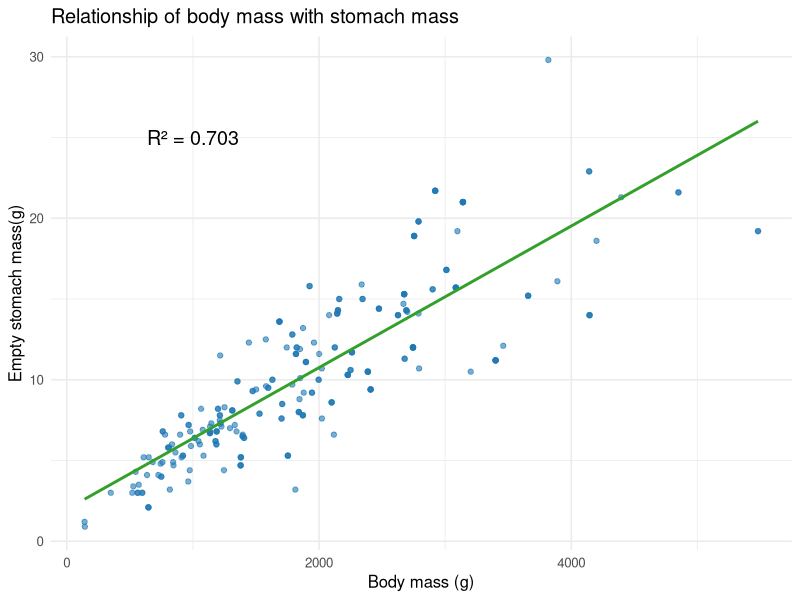
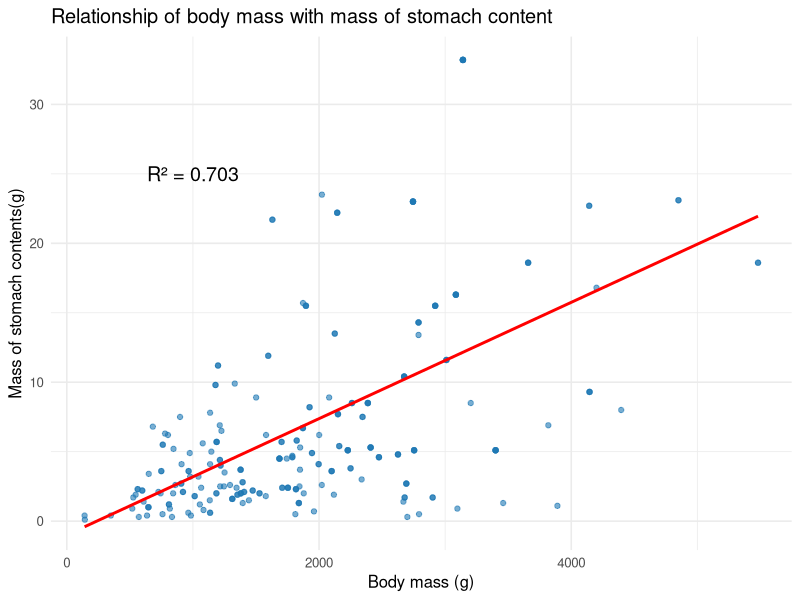

These charts were generated, in order, by the following R code:
library(tidyverse)
library(dplyr)
library(ggplot2)
#Reading in data as a CSV
data_raw<-read_csv("Data/ChrysoblephusDiet.csv")

#looking at raw data 
data_raw 

#data is tidy in terms of structure- each variable forms a column, 
#each observation forms a row, each cell is a single measurement. 


#scanning for missing values
data_raw %>%
  summarise_all(~sum(is.na(.))) %>% 
  View()

#removing the missing values

cleaned_data <- data_raw %>% 
  drop_na() %>%
  view()

#Checking if the above worked 

cleaned_data %>%
  summarise_all(~sum(is.na(.))) %>% 
  View()




#going to use slecet to create a subset of the 3 variables of interest and

#then ggplot to make two graphs 

stomach_data <- cleaned_data %>%
  select(
    `weighed_fish`, `Empty stomach mass (g)`, `Stomach contents (g)`)

#viewing new tibble
stomach_data


#calculating R^2 in order to display it on my plots 
# Using cor() squared (Pearson correlation squared)

#R^2 for body mass vs stomach mass

R_squared_plot1 <- cor(stomach_data$weighed_fish,stomach_data$`Empty stomach mass (g)`)^2


#R^2 for body mass vs stomach content mass

R_squared_plot2 <- cor(stomach_data$weighed_fish,stomach_data$`Stomach contents (g)`)^2




#plot 1:
#plotting body weight vs empty stomach mass

ggplot(stomach_data, aes(x = `weighed_fish`, y = `Empty stomach mass (g)`)) +
  geom_point(alpha = 0.6, color = "#1f78b4") +
  geom_smooth(method = "lm", se = FALSE, color = "#33a02c") +
  
  annotate(
    "text",
    x = 1000, y = 25,  
    label = paste0("R² = ", round(R_squared_plot1, 3)),
    size = 5,
    color = "black") +
 
  labs(x = "Body mass (g)", y = "Empty stomach mass(g)",
       title = "Relationship of body mass with stomach mass") +
  theme_minimal(base_size = 12)




#plot 2: 
#plotting body mass vs stomach content mass

ggplot(stomach_data, aes(x = `weighed_fish`, y = `Stomach contents (g)`)) +
  geom_point(alpha = 0.6, color = "#1f78b4") +
  geom_smooth(method = "lm", se = FALSE, color = "red") +
  
  annotate(
    "text",
    x = 1000, y = 25,  
    label = paste0("R² = ", round(R_squared_plot1, 3)),
    size = 5,
    color = "black") +
  
  
  labs(x = "Body mass (g)", y = "Mass of stomach contents(g)",
       title = "Relationship of body mass with mass of stomach content") +
  theme_minimal(base_size = 12)
